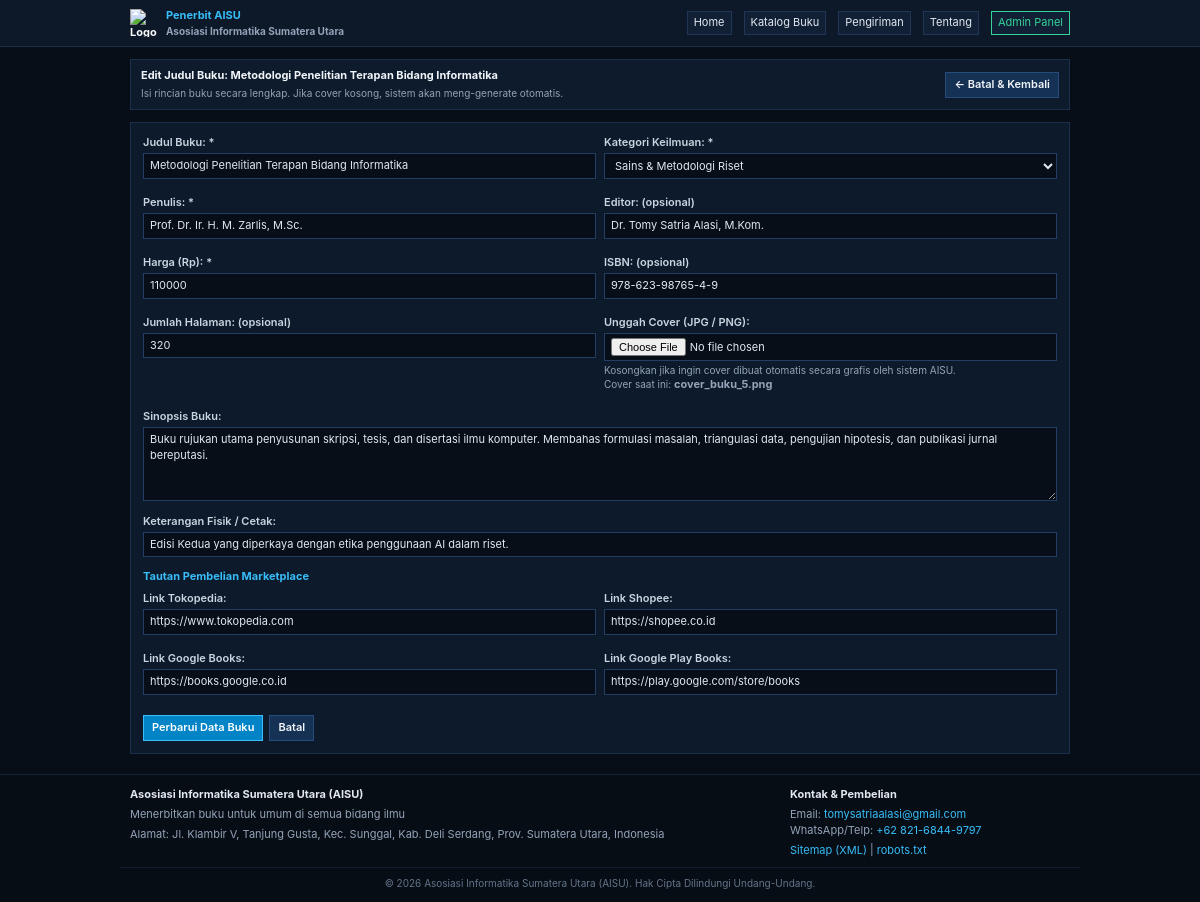
Page /admin/buku.php?act=edit&id=5 (signed in) on the committed database.
### tables this page shows
CREATE TABLE `buku` (
  `id` INT AUTO_INCREMENT PRIMARY KEY,
  `kategori_id` INT NOT NULL,
  `judul` VARCHAR(255) NOT NULL,
  `penulis` VARCHAR(255) NOT NULL,
  `editor` VARCHAR(255) DEFAULT NULL,
  `halaman` INT DEFAULT NULL,
  `isbn` VARCHAR(50) DEFAULT NULL,
  `harga` INT NOT NULL DEFAULT 0,
  `sinopsis` TEXT DEFAULT NULL,
  `keterangan` TEXT DEFAULT NULL,
  `cover` VARCHAR(255) DEFAULT NULL,
  `link_tokopedia` VARCHAR(255) DEFAULT NULL,
  `link_shopee` VARCHAR(255) DEFAULT NULL,
  `link_google_book` VARCHAR(255) DEFAULT NULL,
  `link_google_play` VARCHAR(255) DEFAULT NULL,
  `created_at` TIMESTAMP DEFAULT CURRENT_TIMESTAMP,
  CONSTRAINT `fk_buku_kategori` FOREIGN KEY (`kategori_id`) REFERENCES `kategori` (`id`) ON DELETE RESTRICT ON UPDATE CASCADE
);

CREATE TABLE `kategori` (
  `id` INT AUTO_INCREMENT PRIMARY KEY,
  `nama` VARCHAR(100) NOT NULL
);

### admin/buku.php (the view, shortened to what this page needs)
<?php
require_once __DIR__ . '/../config.php';
$db = db();
$act = $_GET['act'] ?? 'list';
$id = isset($_GET['id']) ? (int)$_GET['id'] : 0;
$stmt_kat = $db->query("SELECT * FROM kategori ORDER BY nama ASC");
$kategori_list = $stmt_kat->fetchAll();
if ($act === 'tambah' || $act === 'edit') {
    $data = [
        'judul' => '', 'kategori_id' => 0, 'penulis' => '', 'editor' => '',
        'halaman' => '', 'isbn' => '', 'harga' => 0, 'sinopsis' => '',
        'keterangan' => '', 'cover' => '', 'link_tokopedia' => '',
        'link_shopee' => '', 'link_google_book' => '', 'link_google_play' => ''
    ];
    if ($act === 'edit' && $id > 0) {
        $st = $db->prepare("SELECT * FROM buku WHERE id = :id");
        $st->execute([':id' => $id]);
        $fetched = $st->fetch();
        if ($fetched) {
            $data = $fetched;
        } else {
            flash_set('error', 'Buku tidak ditemukan.');
            header('Location: ' . base_url('admin/buku.php'));
            exit;
        }
    }
    ?>
    <div class="page-title-box" style="display:flex;justify-content:space-between;align-items:center;">
      <div>
        <h1 class="page-title"><?= $act === 'tambah' ? 'Tambah Judul Buku Baru' : 'Edit Judul Buku: ' . sanitize($data['judul']) ?></h1>
        <div class="page-subtitle">Isi rincian buku secara lengkap. Jika cover kosong, sistem akan meng-generate otomatis.</div>
      </div>
      <a href="<?= base_url('admin/buku.php') ?>" class="btn">&larr; Batal & Kembali</a>
    </div>
    <form method="POST" enctype="multipart/form-data" style="background:#0d1a2b;border:1px solid #1a2f4c;padding:12px;">
      <div class="form-grid-2">
        <div class="form-group">
          <label>Judul Buku: *</label>
          <input type="text" name="judul" class="form-control" value="<?= sanitize($data['judul']) ?>" required>
        </div>
        <div class="form-group">
          <label>Kategori Keilmuan: *</label>
          <select name="kategori_id" class="form-control" required>
            <?php foreach ($kategori_list as $kat): ?>
              <option value="<?= $kat['id'] ?>" <?= $data['kategori_id'] == $kat['id'] ? 'selected' : '' ?>>
                <?= sanitize($kat['nama']) ?>
              </option>
            <?php endforeach; ?>
          </select>
        </div>
        <div class="form-group">
          <label>Penulis: *</label>
          <input type="text" name="penulis" class="form-control" value="<?= sanitize($data['penulis']) ?>" required placeholder="Contoh: Dr. Tomy Satria Alasi, M.Kom.">
        </div>
        <div class="form-group">
          <label>Editor: (opsional)</label>
          <input type="text" name="editor" class="form-control" value="<?= sanitize($data['editor'] ?? '') ?>">
        </div>
        <div class="form-group">
          <label>Harga (Rp): *</label>
          <input type="number" name="harga" class="form-control" value="<?= (int)$data['harga'] ?>" required min="0">
        </div>
        <div class="form-group">
          <label>ISBN: (opsional)</label>
          <input type="text" name="isbn" class="form-control" value="<?= sanitize($data['isbn'] ?? '') ?>" placeholder="978-623-...">
        </div>
        <div class="form-group">
          <label>Jumlah Halaman: (opsional)</label>
          <input type="number" name="halaman" class="form-control" value="<?= $data['halaman'] ? (int)$data['halaman'] : '' ?>" min="1">
        </div>
        <div class="form-group">
          <label>Unggah Cover (JPG / PNG):</label>
          <input type="file" name="cover_file" accept=".jpg,.jpeg,.png" class="form-control">
          <div style="font-size:10px;color:#94a3b8;margin-top:2px;">
            Kosongkan jika ingin cover dibuat otomatis secara grafis oleh sistem AISU.
            <?php if (!empty($data['cover'])): ?>
              <br>Cover saat ini: <strong><?= sanitize($data['cover']) ?></strong>
            <?php endif; ?>
          </div>
        </div>
      </div>
      <div class="form-group" style="margin-top:8px;">
        <label>Sinopsis Buku:</label>
        <textarea name="sinopsis" rows="4" class="form-control" placeholder="Tuliskan ringkasan isi buku..."><?= sanitize($data['sinopsis'] ?? '') ?></textarea>
      </div>
      <div class="form-group">
        <label>Keterangan Fisik / Cetak:</label>
        <input type="text" name="keterangan" class="form-control" value="<?= sanitize($data['keterangan'] ?? '') ?>" placeholder="Contoh: Cetakan Pertama, Bookpaper 72gr, Softcover">
      </div>
      <h3 style="color:#38bdf8;font-size:11px;margin:12px 0 6px;">Tautan Pembelian Marketplace</h3>
      <div class="form-grid-2">
        <div class="form-group">
          <label>Link Tokopedia:</label>
          <input type="url" name="link_tokopedia" class="form-control" value="<?= sanitize($data['link_tokopedia'] ?? '') ?>" placeholder="https://tokopedia.com/...">
        </div>
        <div class="form-group">
          <label>Link Shopee:</label>
          <input type="url" name="link_shopee" class="form-control" value="<?= sanitize($data['link_shopee'] ?? '') ?>" placeholder="https://shopee.co.id/...">
        </div>
        <div class="form-group">
          <label>Link Google Books:</label>
          <input type="url" name="link_google_book" class="form-control" value="<?= sanitize($data['link_google_book'] ?? '') ?>" placeholder="https://books.google.co.id/...">
        </div>
        <div class="form-group">
          <label>Link Google Play Books:</label>
          <input type="url" name="link_google_play" class="form-control" value="<?= sanitize($data['link_google_play'] ?? '') ?>" placeholder="https://play.google.com/...">
        </div>
      </div>
      <div style="margin-top:12px;display:flex;gap:6px;">
        <button type="submit" class="btn btn-primary"><?= $act === 'tambah' ? 'Simpan Buku Baru' : 'Perbarui Data Buku' ?></button>
        <a href="<?= base_url('admin/buku.php') ?>" class="btn">Batal</a>
      </div>
    </form>
    <?php
    exit;
}
?>

### assets/style.css (style rules this page uses)
* { margin: 0; padding: 0; box-sizing: border-box; font-family: -apple-system, BlinkMacSystemFont, "Segoe UI", Roboto, Oxygen, Ubuntu, Cantarell, "Helvetica Neue", Arial, sans-serif; font-size: 11px; line-height: 1.45; -webkit-text-size-adjust: 100%; }
body { background-color: #070e17; color: #cbd5e1; min-height: 100vh; display: flex; flex-direction: column; }
a { color: #38bdf8; text-decoration: none; }
.page-title-box { background-color: #0e1b2c; border: 1px solid #1a2f4c; padding: 8px 10px; margin-bottom: 12px; }
.page-title { color: #f1f5f9; font-weight: 700; }
.page-subtitle { color: #94a3b8; font-size: 10px; margin-top: 2px; }
.filter-bar input[type="text"], .filter-bar select, .form-control { background-color: #070e17; color: #e2e8f0; border: 1px solid #233e64; padding: 4px 6px; width: 100%; }
.btn { display: inline-block; padding: 4px 8px; background-color: #153154; color: #f1f5f9; border: 1px solid #274b7a; cursor: pointer; text-align: center; font-weight: 600; text-decoration: none; }
.btn-primary { background-color: #0284c7; border-color: #38bdf8; color: #ffffff; }
.form-group { margin-bottom: 8px; }
.form-group label { display: block; margin-bottom: 2px; color: #cbd5e1; font-weight: 600; }
.form-grid-2 { display: grid; grid-template-columns: 1fr; gap: 8px; }
@media (min-width: 600px) { .form-grid-2 { grid-template-columns: 1fr 1fr; } }

### rows in the picture
buku: judul "Metodologi Penelitian Terapan Bidang Informatika", kategori_id "Sains & Metodologi Riset", penulis "Prof. Dr. Ir. H. M. Zarlis, M.Sc.", editor "Dr. Tomy Satria Alasi, M.Kom.", harga "110000", isbn "978-623-98765-4-9", halaman "320", cover "cover_buku_5.png", sinopsis "Buku rujukan utama penyusunan skripsi, tesis, dan disertasi ilmu komputer. Membahas formulasi masalah, triangulasi data, pengujian hipotesis, dan publikasi jurnal bereputasi.", keterangan "Edisi Kedua yang diperkaya dengan etika penggunaan AI dalam riset.", link_tokopedia "https://www.tokopedia.com", link_shopee "https://shopee.co.id", link_google_book "https://books.google.co.id", link_google_play "https://play.google.com/store/books"

### other values in the picture
PUBLISHER_SHORT "Penerbit AISU"
PUBLISHER_NAME "Asosiasi Informatika Sumatera Utara (AISU)"
PUBLISHER_FOCUS "Menerbitkan buku untuk umum di semua bidang ilmu"
PUBLISHER_ADDRESS "Jl. Klambir V, Tanjung Gusta, Kec. Sunggal, Kab. Deli Serdang, Prov. Sumatera Utara, Indonesia"
PUBLISHER_EMAIL "tomysatriaalasi@gmail.com"
PUBLISHER_PHONE "+62 821-6844-9797"
